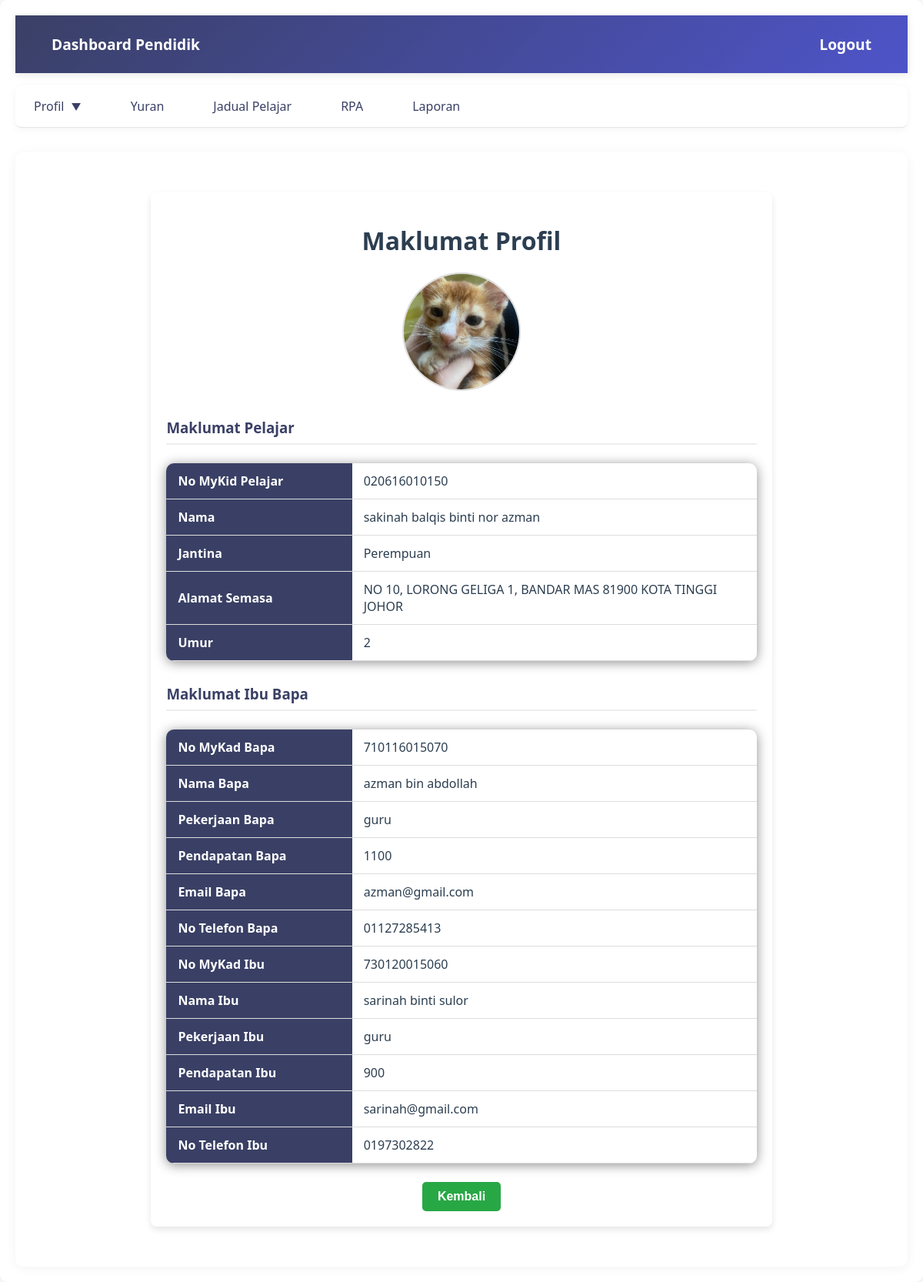
The app's page /pendidik_viewPelajar.php?ic_pelajar=020616010150&ibubapa_id=10 (signed in) with its own data.
### tables this page shows
CREATE TABLE `pelajar` (
  `ic_pelajar` varchar(20) NOT NULL,
  `nama_pelajar` varchar(100) NOT NULL,
  `jantina` varchar(10) NOT NULL,
  `alamat_semasa` varchar(255) DEFAULT NULL,
  `umur` int(11) DEFAULT NULL,
  `Alahan` varchar(100) DEFAULT NULL,
  `gambar_pelajar` varchar(255) DEFAULT NULL,
  `ibubapa_id` int(11) NOT NULL,
  `tahun_pengajian` int(4) DEFAULT NULL,
  `id_pentadbir` int(11) DEFAULT NULL,
  `id_pendidik` int(11) DEFAULT NULL,
  `sijilLahir_pelajar` varchar(255) DEFAULT NULL,
  `pengesahan` tinyint(1) DEFAULT NULL
);

CREATE TABLE `ibubapa` (
  `id_ibubapa` int(11) NOT NULL,
  `ic_bapa` varchar(20) NOT NULL,
  `nama_bapa` varchar(100) NOT NULL,
  `pekerjaan_bapa` varchar(100) DEFAULT NULL,
  `pendapatan_bapa` float DEFAULT NULL,
  `email_bapa` varchar(100) DEFAULT NULL,
  `no_bapa` varchar(15) DEFAULT NULL,
  `ic_ibu` varchar(20) DEFAULT NULL,
  `nama_ibu` varchar(100) DEFAULT NULL,
  `pekerjaan_ibu` varchar(100) DEFAULT NULL,
  `pendapatan_ibu` float DEFAULT NULL,
  `no_ibu` varchar(15) DEFAULT NULL,
  `EmailIbu` varchar(100) DEFAULT NULL,
  `username` varchar(100) NOT NULL,
  `password` varchar(20) NOT NULL,
  `peranan_id` int(11) NOT NULL DEFAULT 2,
  `pengesahan` tinyint(1) DEFAULT NULL
);

### pendidik_viewPelajar.php (the view, shortened to what this page needs)
<?php
include 'config.php';
if (isset($_GET['ic_pelajar']) && isset($_GET['ibubapa_id'])) {
    $ic_pelajar = $_GET['ic_pelajar'];
    $ibubapa_id = $_GET['ibubapa_id'];
    $query_student = "SELECT * FROM pelajar WHERE ic_pelajar = ?";
    $stmt_student = $conn->prepare($query_student);
    $stmt_student->bind_param("s", $ic_pelajar);
    $stmt_student->execute();
    $student_result = $stmt_student->get_result();
    $student_data = $student_result->fetch_assoc();
    $query_parent = "SELECT * FROM ibubapa WHERE id_ibubapa = ?";
    $stmt_parent = $conn->prepare($query_parent);
    $stmt_parent->bind_param("i", $ibubapa_id);
    $stmt_parent->execute();
    $parent_result = $stmt_parent->get_result();
    $parent_data = $parent_result->fetch_assoc();
} else {
    die('Missing parameters.');
}
?>
<!DOCTYPE html>
<html lang="en">
<head>
    <link rel="stylesheet" href="css/dashboard.css">
</head>
<body class="dashboard-container">
    <div class="container">
        <header>
            <a href="pendidik_dashboard.php"><span>Dashboard Pendidik</span></a>
            <a href="logout.php">Logout</a>
        </header>
        <nav>
            <ul>
            <li class="dropdown-parent">
                    <a href="#">Profil <span class="dropdown-icon">&#x25BC;</span></a>
                </li>
                <li><a href="yuranPendidik.php">Yuran</a></li>
                <li><a href="display_jadualPendidik.php">Jadual Pelajar</a></li>
                <li><a href="rpa.php">RPA</a></li>
                <li><a href="laporan.php">Laporan</a></li>
            </ul>
        </nav>
<main>
    <div class="profile-container">
        <h1>Maklumat Profil</h1>
        <div class="student-photo">
            <?php if (!empty($student_data['gambar_pelajar']) && file_exists("uploads/" . $student_data['gambar_pelajar'])): ?>
                <img src="uploads/<?php echo htmlspecialchars($student_data['gambar_pelajar']); ?>" alt="Gambar Pelajar">
            <?php else: ?>
                <img src="uploads/default.png" alt="Default Photo">
            <?php endif; ?>
        </div>
        <h3>Maklumat Pelajar</h3>
        <table class="table">
            <tr>
                <th>No MyKid Pelajar</th>
                <td><?php echo htmlspecialchars($student_data['ic_pelajar']); ?></td>
            </tr>
            <tr>
                <th>Nama</th>
                <td><?php echo htmlspecialchars($student_data['nama_pelajar']); ?></td>
            </tr>
            <tr>
                <th>Jantina</th>
                <td><?php echo htmlspecialchars($student_data['jantina']); ?></td>
            </tr>
            <tr>
                <th>Alamat Semasa</th>
                <td><?php echo htmlspecialchars($student_data['alamat_semasa']); ?></td>
            </tr>
            <tr>
                <th>Umur</th>
                <td><?php echo htmlspecialchars($student_data['umur']); ?></td>
            </tr>
        </table>
        <h3>Maklumat Ibu Bapa</h3>
        <table class="table">
            <tr>
                <th>No MyKad Bapa</th>
                <td><?php echo htmlspecialchars($parent_data['ic_bapa']); ?></td>
            </tr>
            <tr>
                <th>Nama Bapa</th>
                <td><?php echo htmlspecialchars($parent_data['nama_bapa']); ?></td>
            </tr>
            <tr>
                <th>Pekerjaan Bapa</th>
                <td><?php echo htmlspecialchars($parent_data['pekerjaan_bapa']); ?></td>
            </tr>
            <tr>
                <th>Pendapatan Bapa</th>
                <td><?php echo htmlspecialchars($parent_data['pendapatan_bapa']); ?></td>
            </tr>
            <tr>
                <th>Email Bapa</th>
                <td><?php echo htmlspecialchars($parent_data['email_bapa']); ?></td>
            </tr>
            <tr>
                <th>No Telefon Bapa</th>
                <td><?php echo htmlspecialchars($parent_data['no_bapa']); ?></td>
            </tr>
            <tr>
                <th>No MyKad Ibu</th>
                <td><?php echo htmlspecialchars($parent_data['ic_ibu']); ?></td>
            </tr>
            <tr>
                <th>Nama Ibu</th>
                <td><?php echo htmlspecialchars($parent_data['nama_ibu']); ?></td>
            </tr>
            <tr>
                <th>Pekerjaan Ibu</th>
                <td><?php echo htmlspecialchars($parent_data['pekerjaan_ibu']); ?></td>
            </tr>
            <tr>
                <th>Pendapatan Ibu</th>
                <td><?php echo htmlspecialchars($parent_data['pendapatan_ibu']); ?></td>
            </tr>
            <tr>
                <th>Email Ibu</th>
                <td><?php echo htmlspecialchars($parent_data['EmailIbu']); ?></td>
            </tr>
            <tr>
                <th>No Telefon Ibu</th>
                <td><?php echo htmlspecialchars($parent_data['no_ibu']); ?></td>
            </tr>
        </table>
        <div class="crud-buttons">
            <a href="pendidikPelajar.php">
                <button style="background-color: #28a745; color: white;">Kembali</button>
            </a>
        </div>
    </div>
    </div>
</html>

### css/dashboard.css (style rules this page uses)
.dashboard-container { font-family: 'Segoe UI', system-ui, -apple-system, sans-serif; margin: 0; padding: 0; background: #f8f9fa; color: #2c3e50; width: 100%; box-sizing: border-box; min-height: 100vh; }
.dashboard-container .container { max-width: 1200px; width: 100%; margin: 0 auto; padding: 20px; background: #fff; box-shadow: 0 2px 15px rgba(0, 0, 0, 0.05); border-radius: 10px; box-sizing: border-box; }
.dashboard-container header { display: flex; justify-content: space-between; align-items: center; background: linear-gradient(135deg, #3a4065 0%, #4e54c8 100%); padding: 1rem 2rem; color: white; font-size: 1.2em; font-weight: bold; width: 100%; box-sizing: border-box; box-shadow: 0 2px 10px rgba(0, 0, 0, 0.1); }
.dashboard-container header a { color: white; text-decoration: none; font-size: 1em; padding: 8px 15px; border-radius: 5px; transition: all 0.3s ease; }
.dashboard-container nav { background: #ffffff; border-bottom: 1px solid rgba(0, 0, 0, 0.1); width: 100%; box-sizing: border-box; margin-bottom: 2rem; box-shadow: 0 2px 10px rgba(0, 0, 0, 0.05); }
.dashboard-container nav ul { list-style: none; padding: 0; margin: 0; display: flex; align-items: center; gap: 1rem; }
.dashboard-container nav ul li { position: relative; }
.dashboard-container nav ul li a { color: #3a4065; text-decoration: none; padding: 1rem 1.5rem; display: block; font-weight: 500; transition: all 0.3s ease; }
.dropdown-parent > a { display: flex; align-items: center; gap: 5px; }
.dropdown-icon { font-size: 0.8em; transition: transform 0.3s ease; }
.dashboard-container main { padding: 2rem; background: #fff; width: 100%; box-sizing: border-box; border-radius: 10px; box-shadow: 0 2px 15px rgba(0, 0, 0, 0.05); }
.dashboard-container button, .dashboard-container .interactive-link { background: none; color: inherit; border: none; padding: 0.8rem 1.5rem; border-radius: 6px; font-size: 1em; font-weight: 600; cursor: pointer; transition: all 0.3s ease; text-decoration: none; }
.dashboard-container table { width: 80%; border-collapse: collapse; margin: 1.5rem auto; background: white; border-radius: 10px; overflow: hidden; box-shadow: 0 2px 15px rgba(0, 0, 0, 0.449); }
.dashboard-container th, .dashboard-container td { padding: 1rem; border-bottom: 1px solid #eee; }
.dashboard-container th { background: #3a4065; font-weight: 600; color: #ffffff; text-align: center; }
.dashboard-container td { text-align: left; }
nav ul { list-style-type: none; margin: 0; padding: 0; display: flex; gap: 10px; background-color: #3a4065; padding: 10px; }
nav ul li { display: inline; }
nav ul li a { text-decoration: none; color: white; font-weight: bold; padding: 8px 15px; border-radius: 5px; }
.dropdown-parent { position: relative; }
.dropdown-icon { margin-left: 5px; font-size: 0.8em; }

### records on screen
pelajar: gambar_pelajar (picture), ic_pelajar "020616010150", nama_pelajar "sakinah balqis binti nor azman", jantina "Perempuan", alamat_semasa "NO 10, LORONG GELIGA 1, BANDAR MAS 81900 KOTA TINGGI JOHOR", umur "2"
ibubapa: ic_bapa "710116015070", nama_bapa "azman bin abdollah", pekerjaan_bapa "guru", pendapatan_bapa "1100", email_bapa "azman@gmail.com", no_bapa "01127285413", ic_ibu "730120015060", nama_ibu "sarinah binti sulor", pekerjaan_ibu "guru", pendapatan_ibu "900", EmailIbu "sarinah@gmail.com", no_ibu "0197302822"
